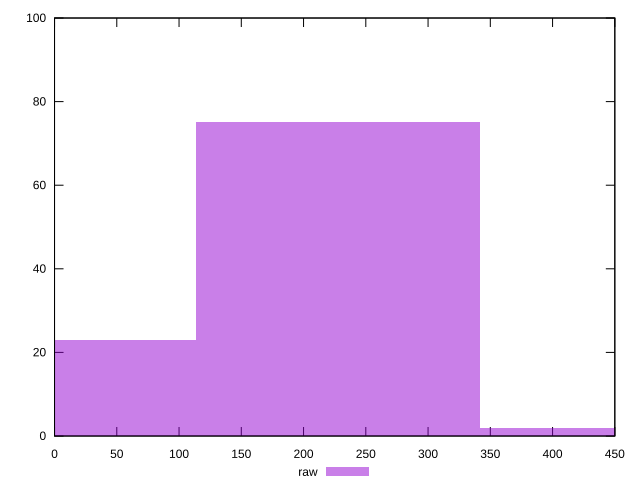

Write the gnuplot code that produced this figure.
reset

$raw <<EOF
227.874541675952 75
455.749083351904 2
0 23
EOF

set key outside below
set boxwidth 227.874541675952
set xrange [0:450]
set yrange [0:100]
set trange [0:100]
set style fill transparent solid 0.5 noborder
set terminal svg size 640, 490 enhanced background rgb 'white'
set output "report_00017_2021-02-10T15-08-03.406Z/uses-http2/samples/pages/raw/histogram.svg"

plot $raw title "raw" with boxes

reset
